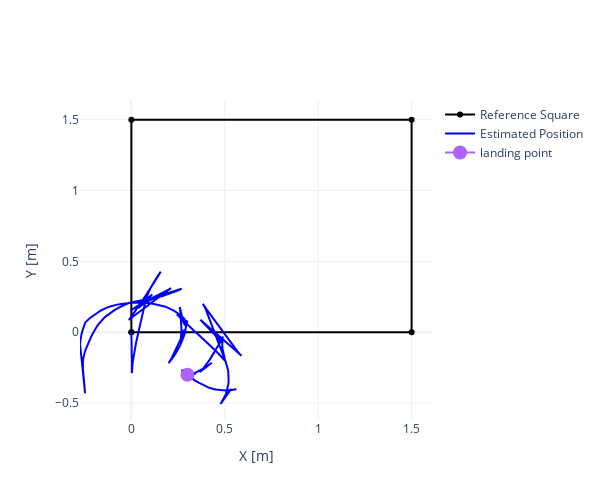

The notebook cell saved with this chart:
### Code cell
fig = go.Figure()

fig.add_trace(go.Scatter(x=[0.0, 1.5, 1.5, 0.0, 0.0], y=[0.0, 0.0, 1.5, 1.5, 0.0], name="Reference Square", marker_color="black"))
fig.add_trace(go.Scatter(x=-positions[:,1], y=positions[:,0], name="Estimated Position", marker_color="blue"))
fig.add_trace(go.Scatter(x=-positions[-1:,1], y=positions[-1:,0], showlegend=False, marker_color="blue"))

fig.add_trace(go.Scatter(x=[0.3], y=[-0.3], marker_size=14, name="landing point"))

fig.update_layout(xaxis_title="X [m]", yaxis_title="Y [m]",
    width=600, height=500, template="plotly_white")
fig.show()

### Figure 1 — Plotly figure (JSON) as saved in the notebook; plotly's stock layout.template omitted (floating-point values rounded to 4 significant figures; data arrays with more than 128 entries replaced by an {"elided": "..."} marker saying what was removed)
{"data": [{"marker": {"color": "black"}, "name": "Reference Square", "type": "scatter", "x": [0, 1.5, 1.5, 0, 0], "y": [0, 0, 1.5, 1.5, 0]}, {"marker": {"color": "blue"}, "name": "Estimated Position", "type": "scatter", "x": {"elided": "1456 float values"}, "y": {"elided": "1456 float values"}}, {"marker": {"color": "blue"}, "showlegend": false, "type": "scatter", "x": [0.4731], "y": [-0.05424]}, {"marker": {"size": 14}, "name": "landing point", "type": "scatter", "x": [0.3], "y": [-0.3]}], "layout": {"height": 500, "width": 600, "xaxis": {"title": {"text": "X [m]"}}, "yaxis": {"title": {"text": "Y [m]"}}}}
